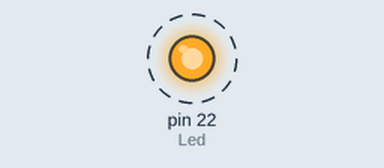
This sketch was run on a simulated Arduino Mega 2560, built with avr-gcc and run on an emulated ATmega2560. Shown: output pins drawn as LEDs (lit = HIGH). Dashed ring = blinking.

Above: at 0.05 s.
Timing chart, 0 to 3.0 s (numbered marks = the images above):
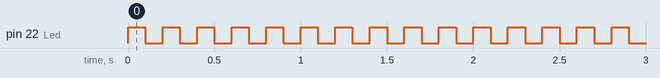

The sketch:

Led_out_blink.ino
```cpp
#define Led 22  //실행시 단 한번 실행되는 코드로 22번핀을 하나의 상수로 선언해줌
void setup() {
pinMode(Led, OUTPUT);  //22번핀을 OUTPUT으로 설정해 액츄에이터로서 동작할 수 있도록 함
}

void loop() {
digitalWrite(Led, HIGH);  //22번핀에 전류를 공급하여 상태를 HIGH로 바꿈
//delay(1000);  //1초
//delay(500);  //0.5초
delay(100);  //delay()함수를 사용해 100ms(0.1초)만큼 딜레이해
//delay(50);  //0.05초
//delay(10);  //0.01초
digitalWrite(Led, LOW);  //22번핀에 공급하던 전류를 차단하여 상태를 LOW로 바꿈
//delay(1000);
//delay(500);
delay(100);
//delay(50);
//delay(10);
}
```

Measured:
- by itself, pin 22 (Led): alternates HIGH for 0.10 s and LOW for 0.10 s
